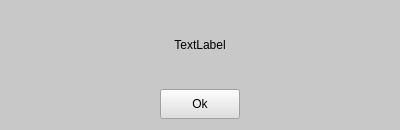
<?xml version="1.0" encoding="UTF-8"?>
<ui version="4.0">
 <class>Error_import</class>
 <widget class="QDialog" name="Error_import">
  <property name="geometry">
   <rect>
    <x>0</x>
    <y>0</y>
    <width>400</width>
    <height>130</height>
   </rect>
  </property>
  <property name="windowTitle">
   <string>Bład importu</string>
  </property>
  <property name="styleSheet">
   <string notr="true">background-color: rgb(200, 200, 200);</string>
  </property>
  <layout class="QVBoxLayout" name="verticalLayout">
   <property name="spacing">
    <number>10</number>
   </property>
   <item>
    <widget class="QLabel" name="error_text">
     <property name="maximumSize">
      <size>
       <width>1000</width>
       <height>16777215</height>
      </size>
     </property>
     <property name="text">
      <string>TextLabel</string>
     </property>
     <property name="alignment">
      <set>Qt::AlignCenter</set>
     </property>
     <property name="wordWrap">
      <bool>true</bool>
     </property>
    </widget>
   </item>
   <item>
    <layout class="QHBoxLayout" name="horizontalLayout">
     <item>
      <spacer name="horizontalSpacer">
       <property name="orientation">
        <enum>Qt::Horizontal</enum>
       </property>
       <property name="sizeHint" stdset="0">
        <size>
         <width>40</width>
         <height>20</height>
        </size>
       </property>
      </spacer>
     </item>
     <item>
      <widget class="QPushButton" name="button_ok">
       <property name="minimumSize">
        <size>
         <width>80</width>
         <height>30</height>
        </size>
       </property>
       <property name="maximumSize">
        <size>
         <width>80</width>
         <height>30</height>
        </size>
       </property>
       <property name="styleSheet">
        <string notr="true">background-color: rgb(223, 223, 223)</string>
       </property>
       <property name="text">
        <string>Ok</string>
       </property>
       <property name="shortcut">
        <string>Return</string>
       </property>
       <property name="autoDefault">
        <bool>false</bool>
       </property>
      </widget>
     </item>
     <item>
      <spacer name="horizontalSpacer_2">
       <property name="orientation">
        <enum>Qt::Horizontal</enum>
       </property>
       <property name="sizeHint" stdset="0">
        <size>
         <width>40</width>
         <height>20</height>
        </size>
       </property>
      </spacer>
     </item>
    </layout>
   </item>
  </layout>
 </widget>
 <resources/>
 <connections>
  <connection>
   <sender>button_ok</sender>
   <signal>clicked()</signal>
   <receiver>Error_import</receiver>
   <slot>close()</slot>
   <hints>
    <hint type="sourcelabel">
     <x>220</x>
     <y>68</y>
    </hint>
    <hint type="destinationlabel">
     <x>144</x>
     <y>65</y>
    </hint>
   </hints>
  </connection>
 </connections>
</ui>
